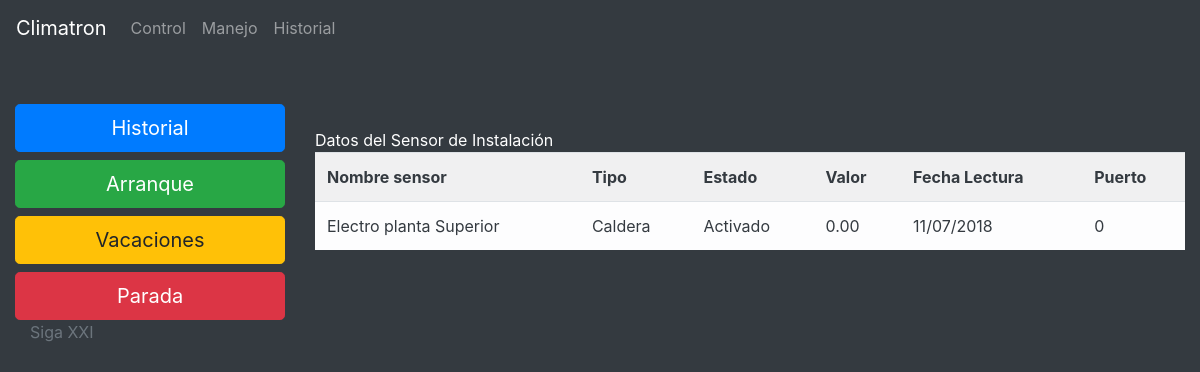
Page /sensor_instalacion_detalle/1/ on the earlier database version.
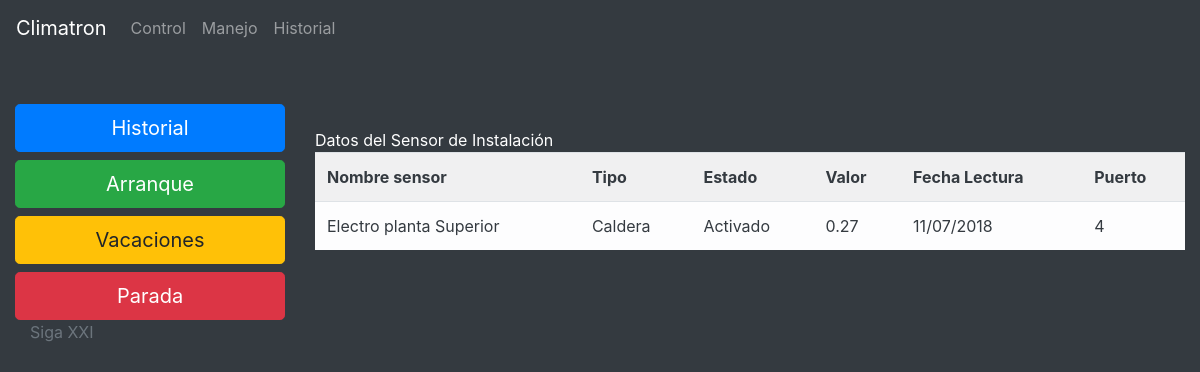
Same page on the later database version.
### clima/models.py (models this page shows, shortened)
class sensor_instalacion(models.Model):
	nombre_sensor = models.CharField(max_length=100)
	tipo_sensor = models.ForeignKey(tipo_sensor, default=None, null=False, blank=False)
	estado = models.ForeignKey(estado, default=None, null=False, blank=False)
	valor = models.DecimalField(max_digits=5, decimal_places=2, default=Decimal('0.00'))
	fecha_lectura = models.DateTimeField(default=datetime.now, blank=False)
	puerto = models.IntegerField(default=0)
	class Meta:
		verbose_name_plural = "Sensores instalación"

class tipo_sensor(models.Model):
	nombre_tipo_sensor = models.CharField(max_length=100)
	class Meta:
		verbose_name_plural = "Tipos_Sensores"
	def __unicode__(self):
		return self.nombre_tipo_sensor

class estado(models.Model):
	codigo = models.IntegerField(default=0)
	nombre_estado = models.CharField(max_length=100)
	class Meta:
		verbose_name_plural = "Estados"
	def __unicode__(self):
		return self.nombre_estado

### clima/views.py (the view)
# urls.py: url(r'^sensor_instalacion_detalle/(?P<pk>[0-9]+)/$', DetalleSensores_Instalacion.as_view(), name = 'sensores_instalacion'),
class DetalleSensores_Instalacion(DetailView):
    model = sensor_instalacion

### templates/clima/sensor_instalacion_detail.html (shortened to what this page needs)
{% extends "base.html" %}
{%   load   staticfiles   %}
{% block content %}
<br /><br />
<div class="row">
	<div class="col-md-3 col-lg-3">
		<a href="#" class="btn btn-primary btn-lg btn-block">Historial</a>
		<a href="#" class="btn btn-success btn-lg btn-block">Arranque</a>
		<a href="#" class="btn btn-warning btn-lg btn-block">Vacaciones</a>
		<a href="#" class="btn btn-danger btn-lg btn-block">Parada</a>
	</div>
	<div class="col-md-9 col-lg-9" >
		<div class="thumbnail">
			<br />
			<div class="panel panel-default">
				<div class="panel-heading">
					Datos del Sensor de Instalación
			   </div>
				<div class="panel-body">
					  <div class="table-responsive">
						<table class="table table-striped table-light text-dark">
						<th>Nombre sensor</th>
						<th>Tipo</th>
						<th>Estado</th>
						<th>Valor</th>
						<th>Fecha Lectura</th>
						<th>Puerto</td>
						<tr>
							<td>{{ sensor_instalacion.nombre_sensor | capfirst}}</td>
							<td>{{ sensor_instalacion.tipo_sensor | capfirst}}</td>
							<td>{{ sensor_instalacion.estado | capfirst }}</td>
							<td>{{ sensor_instalacion.valor }}</td>
							<td>{{ sensor_instalacion.fecha_lectura | date:"SHORT_DATE_FORMAT" }}</td>
							<td>{{ sensor_instalacion.puerto }}</td>
						</tr>
					  </table>
					  </div>
				</div>
			</div>
		</div>
	</div>
</div>
{% endblock %}

Differences in the rows shown:
changed sensor_instalacion "Electro planta Superior": valor "0.00" → "0.27"; puerto "0" → "4"
